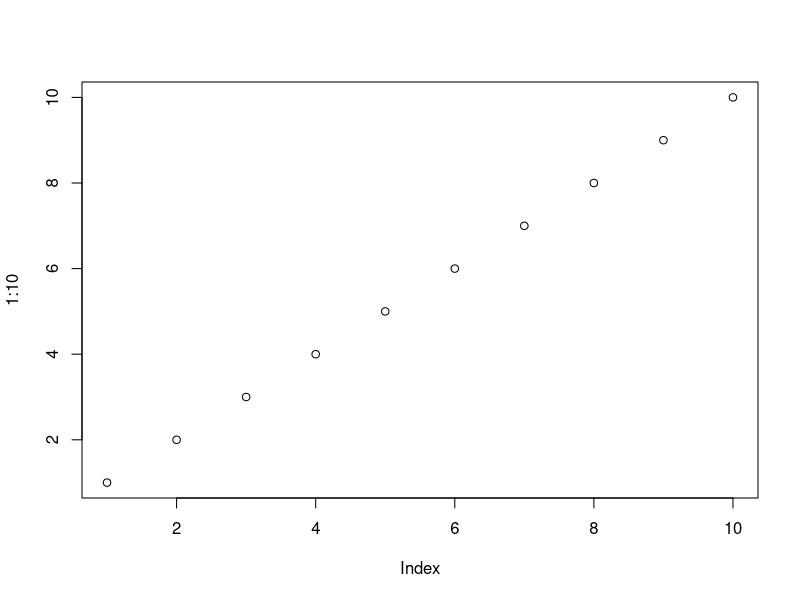
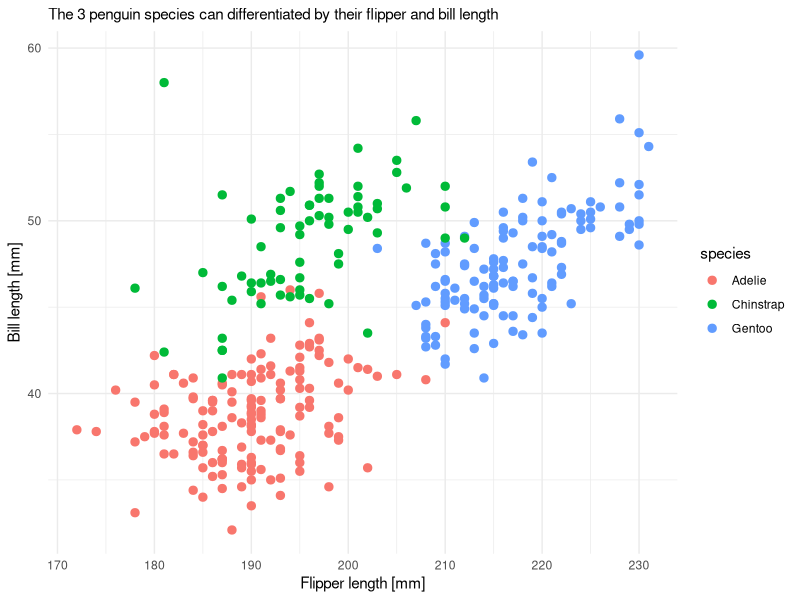

Write the R code that produced these figures, in order.
## ---- chunk 1
knitr::opts_chunk$set(
  echo = TRUE
)
## ---- chunk 2
1 + 1
## ---- chunk 3
1:10
## ---- chunk 4
plot(1:10)
## ---- chunk 5
# This line will be ignored
43 - 1 # as will be the part after this #, but not before it
## ---- chunk 6
NA + 1
max(NA, 12, 1)
## ---- chunk 7
# Factors can be ordered (like grade levels) or unordered (like gender)
factor(c("m", "f", "f", "d", "m"))
## ---- chunk 8
my_numbers <- 1:10
## ---- chunk 9
my_numbers
## ---- chunk 10
x <- 41
y <- 1
x + y
## ---- chunk 11
x <- 1
y <- x + 1
x <- 1000
y
## ---- chunk 12
# snake_case
main_character_name <- "Kvothe"

# or camelCase
bookTitle <- "The Name of the Wind"

# you can have numbers in the name
x1 <- 12
## ---- chunk 13
sin(x = 0)
## ---- chunk 14
x <- 10
sin(x = 0)
# x is still 10
x
## ---- chunk 15
x <- c(1,2,3,4,5,6)
x
## ---- chunk 16
x * 2
## ---- chunk 17
x
## ---- chunk 18
x <- x * 2
## ---- chunk 19
x
## ---- chunk 20
1:5
## ---- chunk 21
seq(from = 1, to = 10, by = 2)
## ---- chunk 22
name_for_the_function <- function(parameter1, parameter2) { # etc.
  # body of the function:
  result <- parameter1 + parameter2
  return(result)
}
## ---- chunk 23
add <- function(x, y) {
  x + y
}
## ---- chunk 24
add(23, 19)
## ---- chunk 25
library(tidyverse)
## ---- chunk 26
penguins <- palmerpenguins::penguins
penguins
## ---- chunk 27
ggplot(penguins, aes(flipper_length_mm, bill_length_mm, color = species)) +
  geom_point(size = 2.5) +
  labs(x = "Flipper length [mm]",
       y = "Bill length [mm]",
       subtitle = "The 3 penguin species can differentiated by their flipper and bill length") +
  theme_minimal() +
  NULL
## ---- chunk 28
knitr::include_url("slides1.html")
